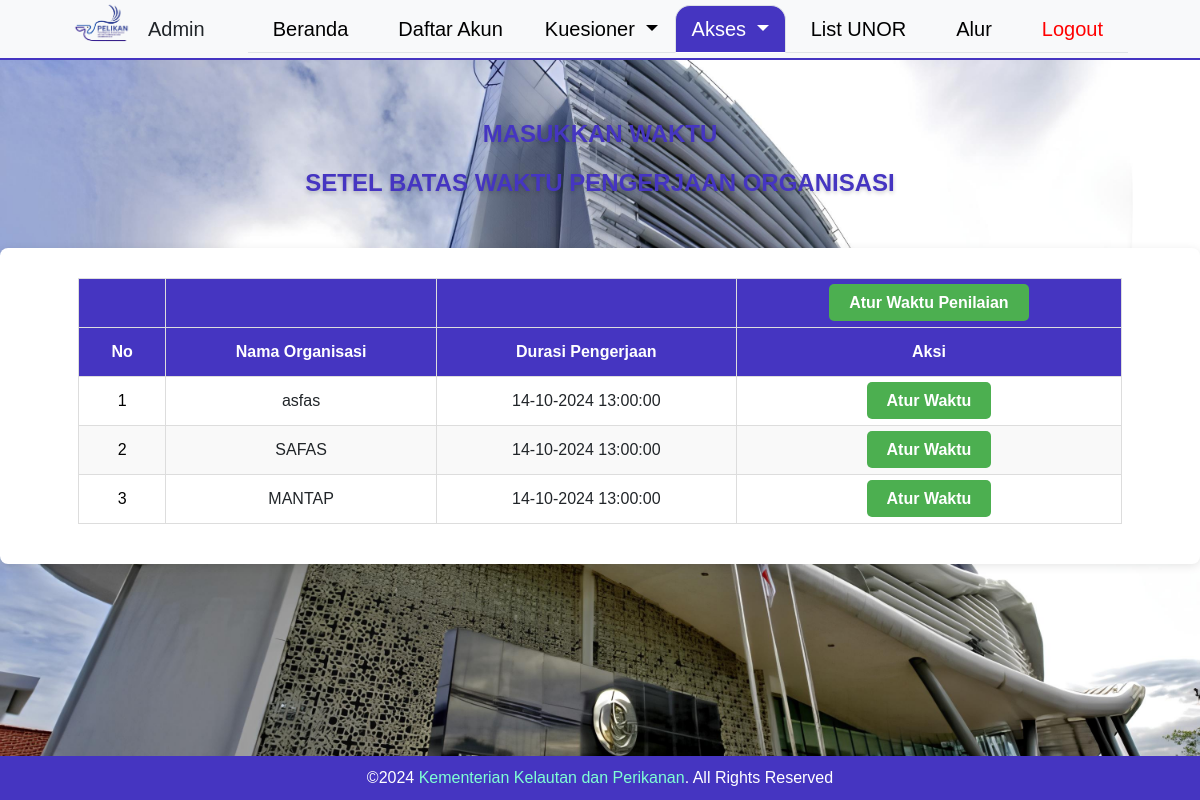
Page /admin/akses_waktuorganisasi.php (signed in) on the committed database.
### tables this page shows
CREATE TABLE `organisasi` (
  `id_organisasi` int NOT NULL,
  `id_akun` int NOT NULL,
  `unit_eselon1` varchar(255) NOT NULL,
  `nama_organisasi` varchar(255) NOT NULL,
  `alamat` varchar(255) DEFAULT NULL,
  `email_badan` varchar(255) DEFAULT NULL,
  `no_telp_fax` varchar(255) DEFAULT NULL,
  `nip_responden` char(10) NOT NULL,
  `nama_responden` varchar(255) NOT NULL,
  `jabatan` varchar(255) DEFAULT NULL,
  `nilai_kategori1` float(4,2) DEFAULT NULL,
  `nilai_kategori2` float(4,2) DEFAULT NULL,
  `nilai_kategori3` float(4,2) DEFAULT NULL,
  `nilai_kategori4` float(4,2) DEFAULT NULL,
  `nilai_kategori5` float(4,2) DEFAULT NULL,
  `nilai_kategori6` float(4,2) DEFAULT NULL,
  `id_penilai` int DEFAULT NULL,
  `can_fill_out` tinyint(1) DEFAULT '1',
  `verifikasi` tinyint(1) DEFAULT '1',
  `batas_waktu` text
);

### admin/akses_waktuorganisasi.php (the view, shortened to what this page needs)
<?php
include '../koneksi.php';
$sql = "SELECT id_organisasi, nama_organisasi, batas_waktu FROM organisasi";
$result = $conn->query($sql);
function formatUnixToReadableDate($unixTimestamp) {
    $dateTime = new DateTime();
    $dateTime->setTimestamp($unixTimestamp);
    return $dateTime->format('d-m-Y H:i:s');
}
?>
<!DOCTYPE html>
<html lang="en">
    <head>
        <link href="../css/bootstrap.min.css" type="text/css" rel="stylesheet">
        <link href="../css/pelikan.css" type="text/css" rel="stylesheet">
        <link rel="stylesheet" href="https://cdnjs.cloudflare.com/ajax/libs/font-awesome/6.0.0-beta3/css/all.min.css">
</head>
<body>
<?php
    include('navbar.php');
?>
    <h1>Masukkan Waktu</h1>
    <h2>Setel Batas Waktu Pengerjaan Organisasi </h2>
    <div class="container">
    <table cellspacing="0" cellpadding="10">
        <thead>
            <tr>
                <td></td>
                <td></td>
                <td></td>
                <td><a href='akses_waktu.php?timezone=semua' class='btn-akses-waktu'>Atur Waktu Penilaian</a></td>
            </tr>
            <tr>
                <th>No</th>
                <th>Nama Organisasi</th>
                <th>Durasi Pengerjaan</th>
                <th>Aksi</th>
            </tr>
        </thead>
        <tbody>
            <?php
            if ($result->num_rows > 0) {
                $no = 1;
                while ($row = $result->fetch_assoc()) {
                    echo "<tr>";
                    echo "<td>" . $no . "</td>";
                    echo "<td>" . $row['nama_organisasi'] . "</td>";
                    if (empty($row['batas_waktu'])) {
                        echo "<td>Waktu belum diatur</td>";
                    } else {
                        $batasWaktuReadable = formatUnixToReadableDate($row['batas_waktu']);
                        echo "<td>" . $batasWaktuReadable . "</td>";
                    }
                    echo "<td><a href='akses_waktu.php?id_organisasi=" . $row['id_organisasi'] . "' class='btn-akses-waktu'>Atur Waktu</a></td>";
                    echo "</tr>";
                    $no++;
                }
            } else {
                echo "<tr><td colspan='4'>Data organisasi tidak ditemukan.</td></tr>";
            }
            ?>
        </tbody>
    </table>
</div>
 <footer>
        <div class="container-fluid text-center" style="color:white;">
            <div class="row">
                <div class="col">
            </div>
                <div class="col-8">
                    ©2024 <a style="text-decoration: none; color:aquamarine">Kementerian Kelautan dan Perikanan</a>. All Rights Reserved
                </div>
                <div class="col">
                </div>
            </div>
        </div>
</footer>
</body>
</html>

### admin/akses_waktuorganisasi.php (style rules this page uses)
body { font-family: Arial, sans-serif; background-image: url(img/KKP.jpg); background-size: cover; background-repeat: no-repeat; background-position: center center; background-attachment: fixed; margin: 0; margin-top: 120px; padding: 0; }
footer { width: 100%; background-color: #4535C1; color: white; padding: 10px; position: fixed; bottom: 0; left: 0; text-align: center; }
.container { display: flex; justify-content: space-between; align-items: center; background-color: white; padding: 20px; border-radius: 8px; box-shadow: 0 0 10px rgba(0, 0, 0, 0.1); width: 500px; margin-bottom: 30px; width: 100%; max-width: 1200px; margin: 50px auto; background-color: #fff; padding: 20px; border-radius: 8px; box-shadow: 0 2px 10px rgba(0, 0, 0, 0.1); }
h2,h1 { text-align: center; margin-bottom: 20px; font-size: 24px; color: #4535C1; font-weight: bold; text-transform: uppercase; text-shadow: 0 2px 4px rgba(0, 0, 0, 0.2); }
table { width: 100%; border-collapse: collapse; }
table, th, td { border: 1px solid black; }
table th { text-align: center; vertical-align: middle; }
table td { text-align: center; }
th, td { padding: 10px; text-align: left; }
th { background-color: #f2f2f2; }
table { width: 90%; border-collapse: collapse; margin-top: 10px; margin-bottom: 20px; font-size: 16px; text-align: left; transition: all 0.3s ease; margin-left: auto; margin-right: auto; }
.btn-akses-waktu { padding: 10px 20px; background-color: #4CAF50; color: white; border: none; border-radius: 5px; text-decoration: none; font-size: 16px; }
table, th, td { border: 1px solid #ddd; }
th, td { padding: 12px 15px; border-bottom: 1px solid #ddd; }
th { background-color: #4535C1; color: white; }
thead { background-color: #4535C1; color: white; font-weight: bold; }
tr:nth-child(even) { background-color: #f9f9f9; }
td:first-child { color: #000000; }
td a { color: #4535C1; text-decoration: none; font-weight: bold; }

### rows in the picture
organisasi: nama_organisasi "asfas", batas_waktu "14-10-2024 13:00:00"
organisasi: nama_organisasi "SAFAS", batas_waktu "14-10-2024 13:00:00"
organisasi: nama_organisasi "MANTAP", batas_waktu "14-10-2024 13:00:00"
